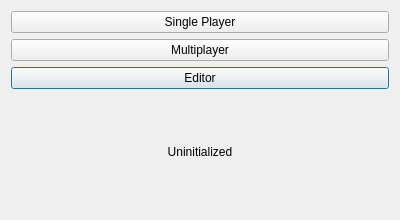
<?xml version="1.0" encoding="UTF-8"?>
<ui version="4.0">
 <class>startdialog</class>
 <widget class="QDialog" name="startdialog">
  <property name="geometry">
   <rect>
    <x>0</x>
    <y>0</y>
    <width>400</width>
    <height>220</height>
   </rect>
  </property>
  <property name="windowTitle">
   <string>ScoringEngine - Pick a mode</string>
  </property>
  <layout class="QGridLayout" name="gridLayout">
   <item row="4" column="0">
    <widget class="QPushButton" name="btnEditor">
     <property name="text">
      <string>Editor</string>
     </property>
    </widget>
   </item>
   <item row="3" column="0">
    <widget class="QPushButton" name="btnMulti">
     <property name="text">
      <string>Multiplayer</string>
     </property>
    </widget>
   </item>
   <item row="5" column="0">
    <widget class="QLabel" name="labelInfo">
     <property name="sizePolicy">
      <sizepolicy hsizetype="Minimum" vsizetype="Minimum">
       <horstretch>1</horstretch>
       <verstretch>1</verstretch>
      </sizepolicy>
     </property>
     <property name="text">
      <string>Uninitialized</string>
     </property>
     <property name="alignment">
      <set>Qt::AlignCenter</set>
     </property>
    </widget>
   </item>
   <item row="2" column="0">
    <widget class="QPushButton" name="btnSingle">
     <property name="text">
      <string>Single Player</string>
     </property>
    </widget>
   </item>
  </layout>
 </widget>
 <resources/>
 <connections/>
</ui>
